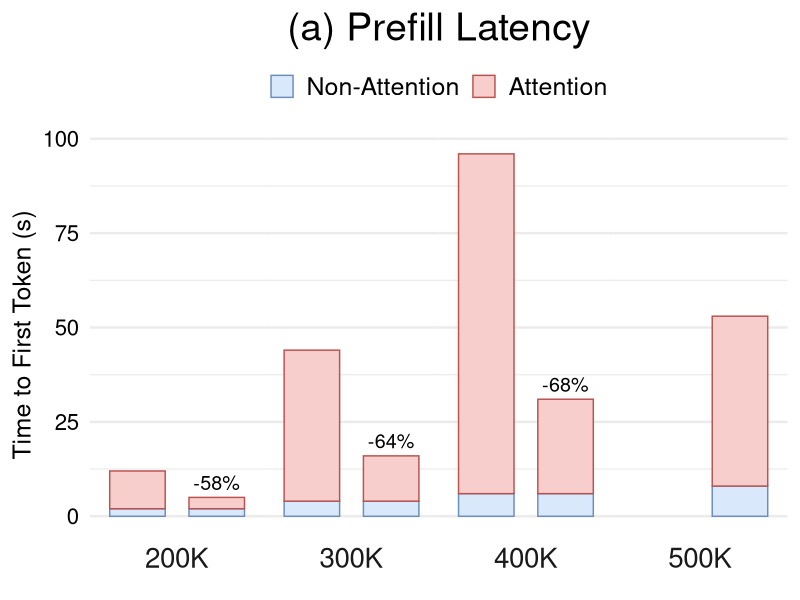

The R source for this figure:
library(tidyverse)

data <- tribble(
  ~tokens,  ~method,   ~component,       ~latency,
  "200K",   "Vanilla", "Non-Attention",  2,
  "200K",   "Vanilla", "Attention",      10,
  "200K",   "WG-KV",   "Non-Attention",  2,
  "200K",   "WG-KV",   "Attention",      3,
  "300K",   "Vanilla", "Non-Attention",  4,
  "300K",   "Vanilla", "Attention",      40,
  "300K",   "WG-KV",   "Non-Attention",  4,
  "300K",   "WG-KV",   "Attention",      12,
  "400K",   "Vanilla", "Non-Attention",  6,
  "400K",   "Vanilla", "Attention",      90,
  "400K",   "WG-KV",   "Non-Attention",  6,
  "400K",   "WG-KV",   "Attention",      25,
  "500K",   "Vanilla", "Non-Attention",  NA,
  "500K",   "Vanilla", "Attention",      NA,
  "500K",   "WG-KV",   "Non-Attention",  8,
  "500K",   "WG-KV",   "Attention",      45,
)

data <- data %>%
  mutate(
    tokens = fct_inorder(tokens),
    method = fct_relevel(method, "Vanilla", "WG-KV"),
    component = fct_relevel(component, "Non-Attention", "Attention")
  ) %>%
  group_by(tokens, method) %>%
  mutate(total_latency = sum(latency)) %>%
  ungroup()

reduction_labels <- data %>%
  distinct(tokens, method, total_latency) %>%
  group_by(tokens) %>%
  mutate(
    vanilla_latency = total_latency[method == "Vanilla"],
    reduction = (total_latency - vanilla_latency) / vanilla_latency,
    label = if_else(
      method == "WG-KV",
      scales::label_percent(accuracy = 1)(reduction),
      ""
    )
  ) %>%
  ungroup()

fig <- ggplot(data, aes(x = method, y = latency, fill = component, colour = component)) +
  geom_col(width = 0.7, position = position_stack(reverse = TRUE)) +
  geom_text(
    data = reduction_labels,
    aes(x = method, y = total_latency, label = label),
    vjust = -0.5,
    size = 5,
    inherit.aes = FALSE
  ) +
  facet_grid(. ~ tokens, switch = "x") +
  scale_fill_manual(
    values = c("Non-Attention" = "#DAE8FC", "Attention" = "#F8CECC"),
  ) +
  scale_colour_manual(
    values = c("Non-Attention" = "#6C8EBF", "Attention" = "#B85450"),
  ) +
  labs(
    title = "(a) Prefill Latency",
    x = NULL,
    y = "Time to First Token (s)",
  ) +
  theme_minimal(base_size = 18) +
  theme(
    plot.title = element_text(size = 28, hjust = 0.5),
    legend.position = "top",
    legend.title = element_blank(),
    legend.text = element_text(size = 18),
    axis.text.x = element_blank(),
    axis.text.y = element_text(size = 16, colour = "black"),
    strip.text.x = element_text(size = 20),
    panel.spacing = unit(0, "cm"),
    panel.grid.major.x = element_blank(),
    panel.grid.minor.x = element_blank()
  )

ggsave("perf_1.pdf", fig, width = 5.0, height = 4.0, units = "in")
